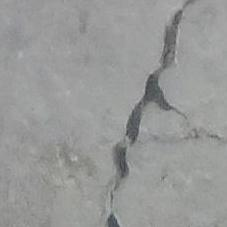
#> input picture 00002.jpg, 227 x 227 px; its folder holds only this picture in this run
$ jupyter execute --allow-errors ex4.ipynb
#> lines starting #> are read from the running program, lines starting #| are printed output that depends on the picture
[cell 1]
# os used to interact with the operating system
import os
print(os.name) # This function gives the name of the operating system dependent module imported.
print(os.getcwd()) # give the current working directory
print(os.path.abspath('.')) # give the absolute path
print(os.listdir('.')) #print all files in the current directory
#os.error- in the case of invalid or inaccessible file names and paths, or other arguments that have the correct type, but are not accepted by the operating system. os.error is an alias for built-in OSError exception.
try:
    filename = 'abc.txt'
    f = open(filename)
    text = f.read()
    f.close()
except IOError:
    print('problem reading: ' + filename)
# This method opens a pipe to or from command. The return value can be read or written depending on whether mode is ‘r’ or ‘w’.
filename = "hello.txt"
#popen is sam as open
file = open(filename, 'w')
file.write("Hi")
file.close()
file = open(filename, 'r')
text = file.read()
print(text)

file = os. popen(filename, 'w')
file.write("Hello")
#  A file opened using open(), can be closed by close()only. But file opened through os.popen(), can be closed with close() or os.close(). If we try closing a file opened with open(), using os.close(), Python would throw TypeError.
file.close()

[cell 2]
#  A file old.txt can be renamed to new.txt, using the function os.rename(). The name of the file changes only if, the file exists and user has sufficient privilege permission to change the file.
fd = "hello.txt"
os.rename(fd,'new.txt')
os.rename('new.txt',fd)

[cell 3]
# pandas - python library used for data analysis
''' we can analyze data in pandas with Series and DataFrames
Series
Series is 1-D array defined in pandas that can be used to store any data type.
DataFrames
DataFrame is 2-D data structure defined in pandas that consists of rows and columns.
Creating series
    Data can be scalar value which can be integer value, string
    Python Dictionary which can be key, value pair
    Ndarray

Creating DataFrames
    dictionaries
    series
    2D-numpy array'''
import pandas as pd
Data = [1, 2, 3, 4, 5]
s = pd.Series(Data)
print(s)
Index =['a', 'b', 'c', 'd', 'e']
si = pd.Series(Data, Index)
print(si)
dictionary = {'a':1, 'b':2, 'c':3}
sd = pd.Series(dictionary)
print(sd)
Data2 = [[2, 3, 4], [5, 6, 7]]
snd = pd.Series(Data2)
print(snd)

[cell 4]
a = pd.DataFrame(Data)
# dictionary
dict1 = {1:1, 2:2, 3:3, 4:8}
dict2 = {1:4, 2:5, 3:6}
Data3 = {'first':dict1, 'second':dict2}
df = pd.DataFrame(Data3)
print(df)
# series
s1 = pd.Series([1, 3, 4, 5, 6, 2, 9])
s2 = pd.Series([1.1, 3.5, 4.7, 5.8, 2.9, 9.3])
s3 = pd.Series(['a', 'b', 'c', 'd', 'e'])
Data4 = {'first':s1, 'second':s2, 'third':s3}
dfseries = pd.DataFrame(Data4)
print(dfseries)
# 2D-numpy array
d1 =[[2, 3, 4], [5, 6, 7]]
d2 =[[2, 4, 8], [1, 3, 9]]
Data ={'first': d1, 'second': d2}
df2d = pd.DataFrame(Data)
print(df2d)

[cell 5]
# scikit-image - image processing python package that works with numpy arrays which is a colloection of algorithm form imgproc
import skimage
from skimage import io

file = os.path.join(os.path.abspath('.'), 'cat.jpg')
print(file)
#> (the rest of this cell did not finish here and is left out)

[cell 6]
import warnings
import numpy as np
#> (the rest of this cell did not finish here and is left out)

[cell 7]
import warnings
import numpy as np
file = os.path.join(os.path.abspath('.'), '00002.jpg')
image = skimage.io.imread(file)
#> image is the input picture: shape (227, 227, 3); mean R, G, B 152.2, 153.2, 152.1
if image.ndim != 3 or image.shape[2] != 3:
    raise RuntimeError('input image must be in color')
# resize
image = skimage.transform.resize(image, [256, 256], mode='reflect', anti_aliasing=True)
#> image: shape (256, 256, 3) float64
with warnings.catch_warnings():
    warnings.simplefilter('ignore')
    image = skimage.img_as_ubyte(image)
# crop
image = image[16:-16, 16:-16]
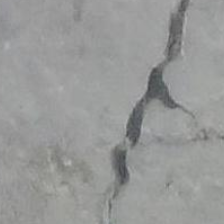
#> image: shape (224, 224, 3); mean R, G, B 151.7, 152.8, 151.7
# subtract the mean
image = image.astype(np.float32) - np.array([124., 117., 104.], dtype=np.float32)
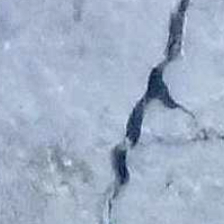
#> image: shape (224, 224, 3) float32; mean R, G, B 27.7, 35.8, 47.7; drawn with min black and max white
# RGB to BGR
image = image[:, :, ::-1]
print(image)
#> (printed output is left out)
io.imshow(image)
io.show()
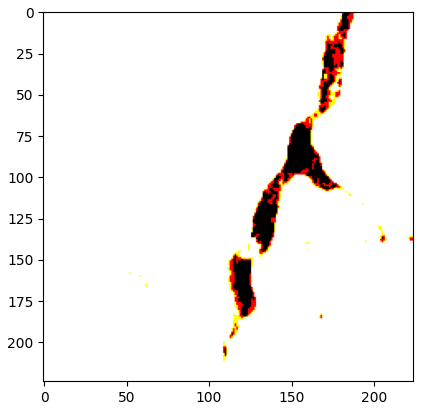
#> figure drawn by matplotlib, 1 panel; B, G, R data is drawn as R, G, B

$ run again, on 00214.jpg
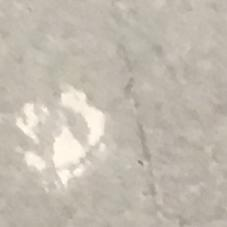
#> input picture 00214.jpg, 227 x 227 px
#> image is the input picture: shape (227, 227, 3); mean R, G, B 195.1, 187.2, 175.7
#> `image = image.astype(np.float32) - np.array([124., 117., 104.], dtype=..`:
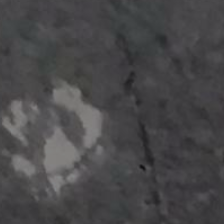
#> image: shape (224, 224, 3) float32; mean R, G, B 72.5, 71.7, 73.2
#> (printed output is left out)
#> `io.show()`:
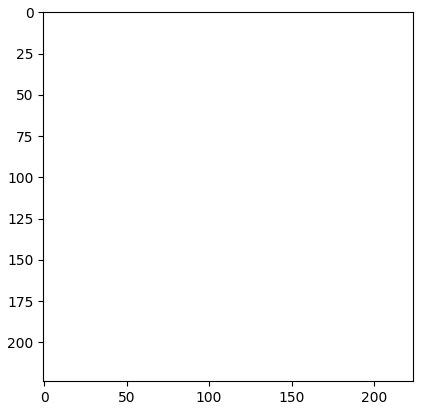
#> figure drawn by matplotlib, 1 panel; B, G, R data is drawn as R, G, B

$ run again, on 122.jpg
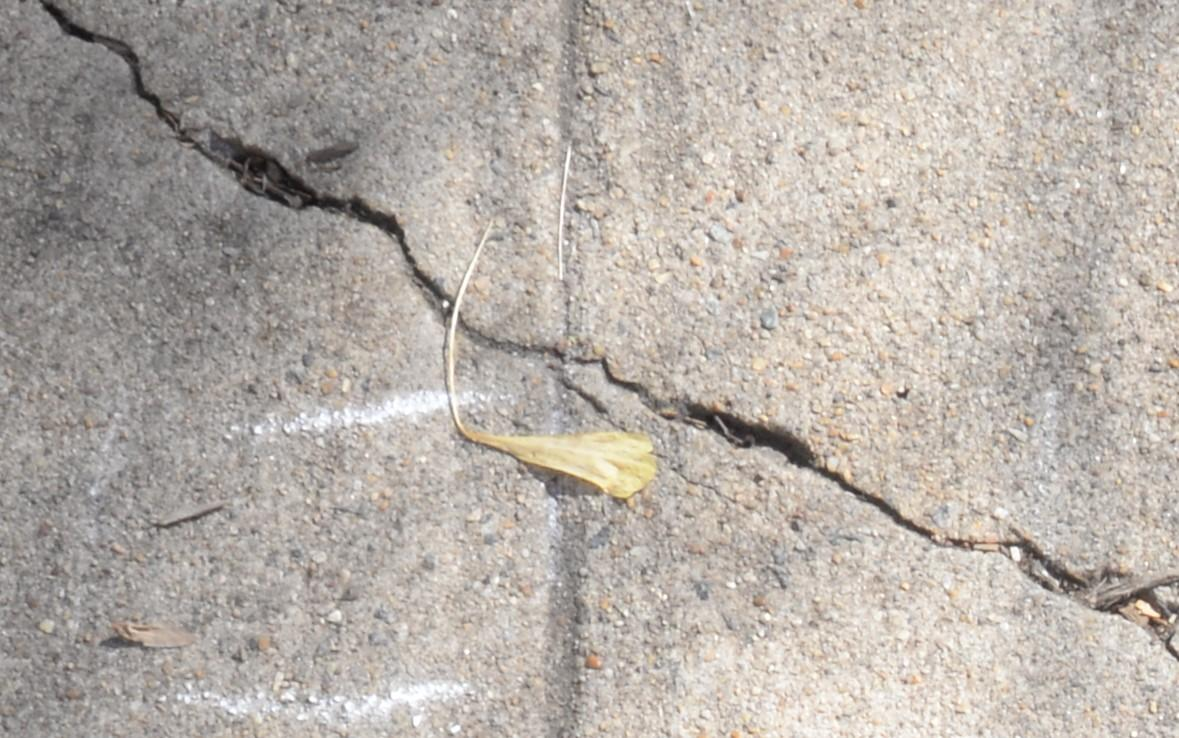
#> input picture 122.jpg, 1179 x 738 px
#> image is the input picture: shape (738, 1179, 3); mean R, G, B 182, 174.8, 167.9
#> `image = image.astype(np.float32) - np.array([124., 117., 104.], dtype=..`:
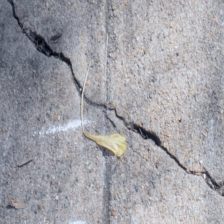
#> image: shape (224, 224, 3) float32; mean R, G, B 59.3, 58.9, 64.8; drawn with min black and max white
#> (printed output is left out)
#> `io.show()`:
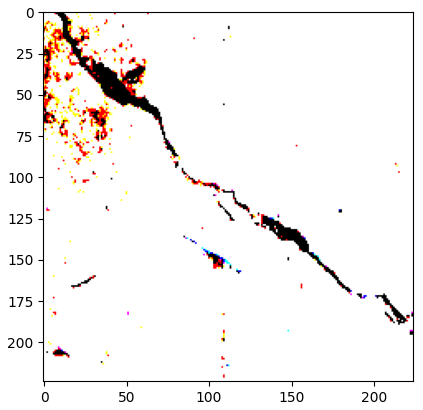
#> figure drawn by matplotlib, 1 panel; B, G, R data is drawn as R, G, B

$ run again, on 00010.jpg
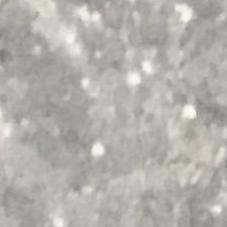
#> input picture 00010.jpg, 227 x 227 px
#> image is the input picture: shape (227, 227, 3); mean R, G, B 180.3, 177.3, 172
#> `image = image.astype(np.float32) - np.array([124., 117., 104.], dtype=..`:
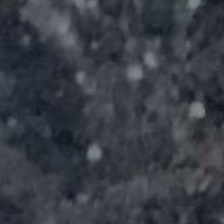
#> image: shape (224, 224, 3) float32; mean R, G, B 56.5, 60.5, 68.2
#> (printed output is left out)
#> `io.show()`:
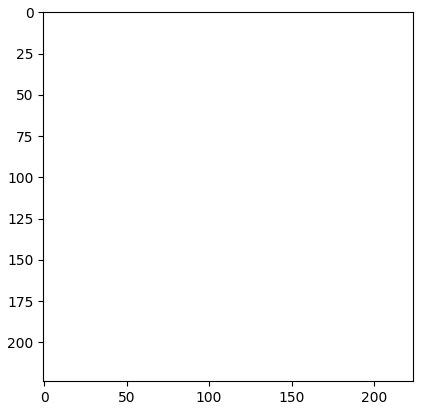
#> figure drawn by matplotlib, 1 panel; B, G, R data is drawn as R, G, B

$ run again, on 00056.jpg
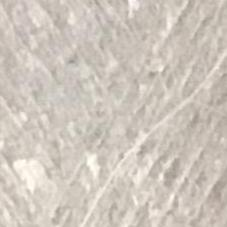
#> input picture 00056.jpg, 227 x 227 px
#> image is the input picture: shape (227, 227, 3); mean R, G, B 207, 198.3, 188.7
#> `image = image.astype(np.float32) - np.array([124., 117., 104.], dtype=..`:
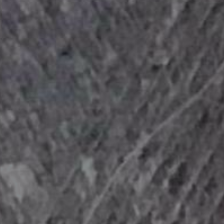
#> image: shape (224, 224, 3) float32; mean R, G, B 83.5, 82, 85.5
#> (printed output is left out)
#> `io.show()`:
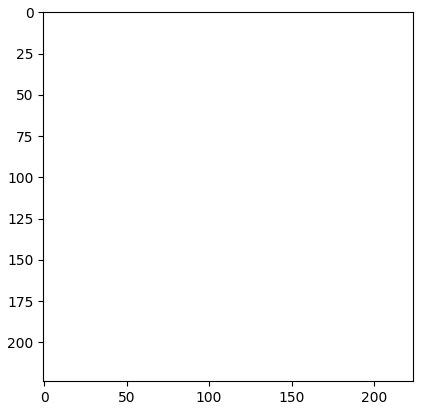
#> figure drawn by matplotlib, 1 panel; B, G, R data is drawn as R, G, B
